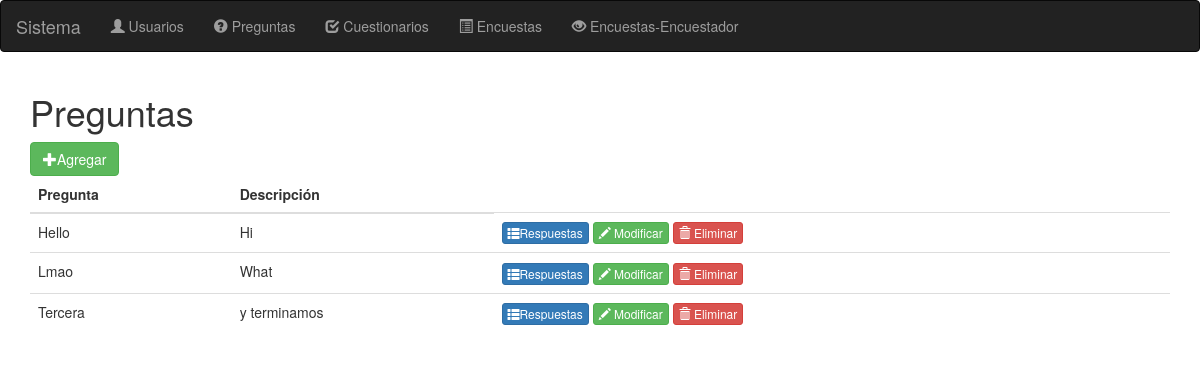
The page /index.php/pregunta on the database as committed earlier.
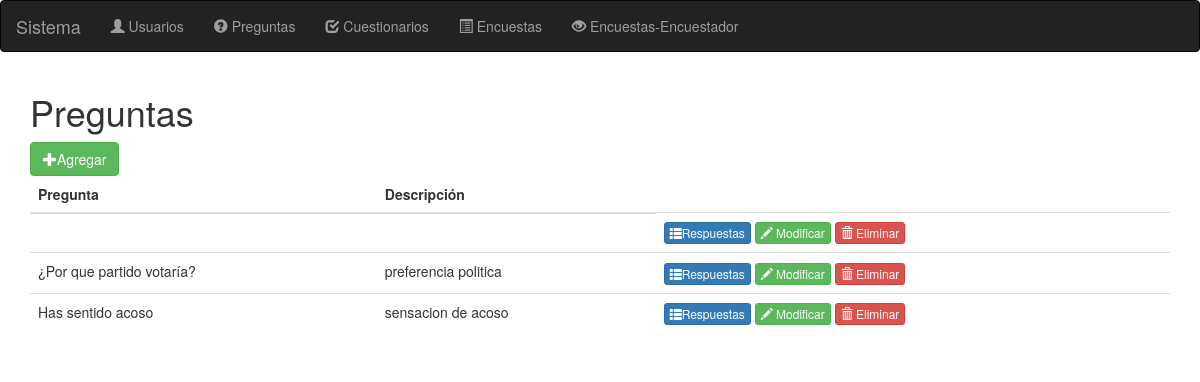
The same page on the database as committed later.
### tables this page shows
CREATE TABLE IF NOT EXISTS `pregunta` (
  `idPregunta` int(11) NOT NULL AUTO_INCREMENT,
  `nombreCortoPregunta` varchar(200) NOT NULL,
  `descripcionPregunta` varchar(4000) NOT NULL,
  PRIMARY KEY (`idPregunta`)
);

### application/controllers/pregunta.php (called while the page is built, shortened)
<?php
class Pregunta extends CI_Controller {
		function __construct(){
		$this->load->helper('form');
		$this->load->model('modelo_pregunta');
	}
	public function index(){
				$data['preguntas'] = $this->modelo_pregunta->obtenerPreguntas();
                $this->load->view('headers');
                $this->load->view('navbar');
				$this->load->view('pregunta/listaPreguntas',$data);
                $this->load->view('footer');
	}
}

### index.php (called while the page is built, shortened)
<?php
require_once BASEPATH.'core/CodeIgniter.php';

### application/models/modelo_pregunta.php (called while the page is built, shortened)
<?php if ( ! defined('BASEPATH')) exit ('No direct script access allowed');
class Modelo_pregunta extends CI_Model {
	function obtenerPreguntas(){
		$query = $this->db->get('pregunta');
		if($query -> num_rows() > 0) return $query;
		else return false;
	}
}
?>

### application/views/pregunta/listaPreguntas.php (the view, shortened to what this page needs)
    <?= form_open("/pregunta/recibirDatos") ?>
<div class="container">
    <div class="col-4">
        <h1>Preguntas</h1>
        <button type="submit" class="btn btn-success"><span class="glyphicon glyphicon-plus"></span>Agregar</button>
    </div>
            <table class="table">
                <thead>
                     <tr>
                        <th scope="col">Pregunta</th>
                        <th scope="col">Descripción</th>
                    </tr>
                </thead>
                <tbody>
                <?php
                    if($preguntas){
                        foreach ($preguntas->result() as $pregunta) { ?>
                    <tr>
                        <td><?php echo $pregunta->nombreCortoPregunta; ?></td>
                        <td><?php echo $pregunta->descripcionPregunta; ?></td>
                        <td>
                            <a class="btn btn-xs btn-primary" href="<?= base_url('/respuesta/verRespuestas/'.$pregunta->idPregunta) ?>"><span class="glyphicon glyphicon-th-list"></span>Respuestas</a>
                            <a class="btn btn-xs btn-success" href="<?= base_url() ?>"><span class="glyphicon glyphicon-pencil"></span> Modificar</a>
                            <a class="btn btn-xs btn-danger" href="<?= base_url('/pregunta/eliminar/'.$pregunta->idPregunta) ?>"><span class="glyphicon glyphicon-trash"></span> Eliminar</a>
                        </td>
                    </tr>
                    <?php }
                        }else{
                            echo "<p>No existen preguntas</p>";
                    }
                ?>
                </tbody>
            </table>
            <div class="col-xs-6 offset-6">
            </div>
    </div>
    <?= form_close() ?>

### application/views/headers.php (shortened to what this page needs)
<!doctype html>
<html lang="en">
<head>
  <link rel="stylesheet" href="https://maxcdn.bootstrapcdn.com/bootstrap/3.4.0/css/bootstrap.min.css">
</head>
<body>

### application/views/navbar.php (shortened to what this page needs)
<nav class="navbar navbar-inverse">
  <div class="container-fluid">
    <div class="navbar-header">
      <a class="navbar-brand" href="#">Sistema</a>
    </div>
    <ul class="nav navbar-nav">
      <li><a href="<?= base_url('/usuario') ?>"><span class="glyphicon glyphicon-user"></span> Usuarios</a></li>
      <li><a href="<?= base_url('/pregunta')?>"><span class="glyphicon glyphicon-question-sign"></span> Preguntas</a></li>
      <li><a href="<?= base_url('/cuestionario') ?>"><span class="glyphicon glyphicon-check"></span> Cuestionarios</a></li>
      <li><a href="<?= base_url('/encuesta/verTodo') ?>"><span class="glyphicon glyphicon-list-alt"></span> Encuestas</a></li>
      <li><a href="<?= base_url('/contestacion/seleccion') ?>"><span class="glyphicon glyphicon-eye-open"></span> Encuestas-Encuestador</a></li>
    </ul>
  </div>
</nav>

### application/views/footer.php
</body>
</html>

Rows that differ between the two databases and show on the page:
removed pregunta: nombreCortoPregunta "Lmao", descripcionPregunta "What"
removed pregunta: nombreCortoPregunta "Tercera", descripcionPregunta "y terminamos"
changed pregunta (number 1 of 3 on the later page): nombreCortoPregunta "Hello" → (not shown); descripcionPregunta "Hi" → (not shown)
added pregunta: nombreCortoPregunta "¿Por que partido votaría?", descripcionPregunta "preferencia politica"
added pregunta: nombreCortoPregunta "Has sentido acoso", descripcionPregunta "sensacion de acoso"
